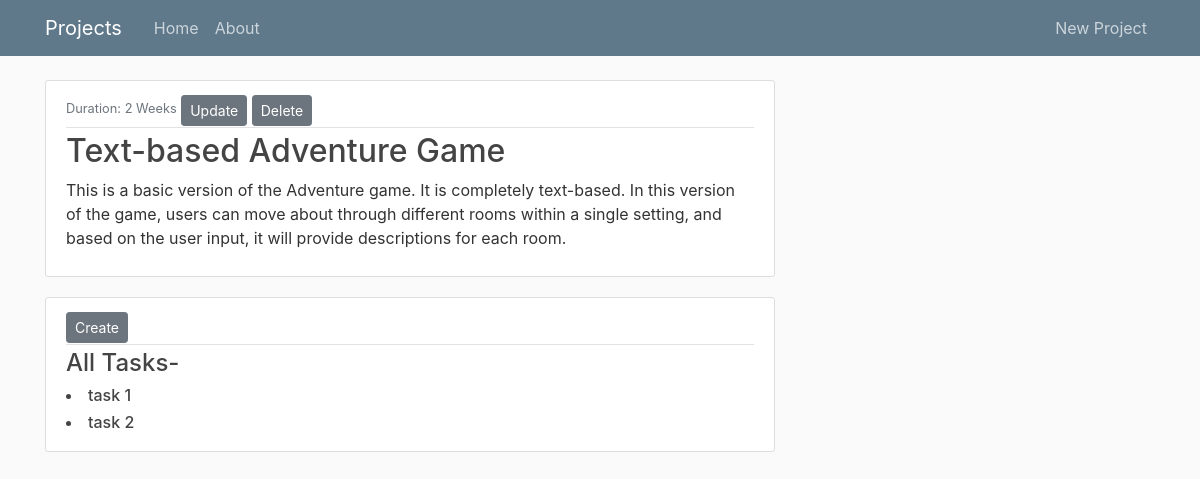
The app's page /project/3/ with its own data.
### project/models.py (models this page shows, shortened)
class Project_post(models.Model):
    name = models.CharField(max_length=100)
    description = models.TextField()
    duration = models.IntegerField(default=2)

class Tasks(models.Model):
    name = models.CharField(max_length=100)
    description = models.TextField()
    start_date = models.DateTimeField()
    end_date = models.DateTimeField()
    project_post = models.ForeignKey(  # foreign key for project model
        'Project_post', related_name='tasks', on_delete=models.CASCADE)

### project/views.py (the view)
# urls.py: path('project/<int:pk>/', PostDetailView.as_view(),
class PostDetailView(DetailView):
    model = Project_post

### project/templates/project/project_post_detail.html
{% extends "project/base.html" %}
{% block content %}
<article class="media content-section">
    <div class="media-body">
        <div class="article-metadata">
            <small class="text-muted">Duration: {{ object.duration }} Weeks</small>
            <a class='btn btn-secondary btn-sm mt-1' href="{% url 'project-update' object.id %}">Update</a>
            <a class='btn btn-secondary btn-sm mt-1' href="{% url 'project-delete' object.id %}">Delete</a>
        </div>
        <h2 class="article-title">{{ object.name }}</h2>
        <p class="article-content">{{ object.description }}</p>
    </div>
</article>
<article class="media content-section">
    <div class="media-body">
        <div class="article-metadata">
            <a class='btn btn-secondary btn-sm mt-1' href="{% url 'task-create' object.id %}">Create</a>
        </div>
        <h4 class="article-title">All Tasks-</h4>
        <div>
            {% for task in object.tasks.all %}
            <h6>
                <li><a class="article-title" href="{%  url 'task-detail' object.id task.id %}">
                        {{task.name}}</a>
                </li>
            </h6>
            {% endfor %}
        </div>
    </div>
</article>
{% endblock content %}

### project/static/project/main.css (style rules this page uses)
body { background: #fafafa; color: #333333; margin-top: 5rem; }
h1, h2, h3, h4, h5, h6 { color: #444444; }
.content-section { background: #ffffff; padding: 10px 20px; border: 1px solid #dddddd; border-radius: 3px; margin-bottom: 20px; }
.article-title { color: #444444; }
.article-content { white-space: pre-line; }
.article-metadata { padding-bottom: 1px; margin-bottom: 4px; border-bottom: 1px solid #e3e3e3 }

### records on screen
Project_post: duration "2", name "Text-based Adventure Game", description "This is a basic version of the Adventure game. It is completely text-based. In this version of the game, users can move about through different rooms within a single setting, and based on the user input, it will provide descriptions for each room."
Tasks: name "task 1"
Tasks: name "task 2"
